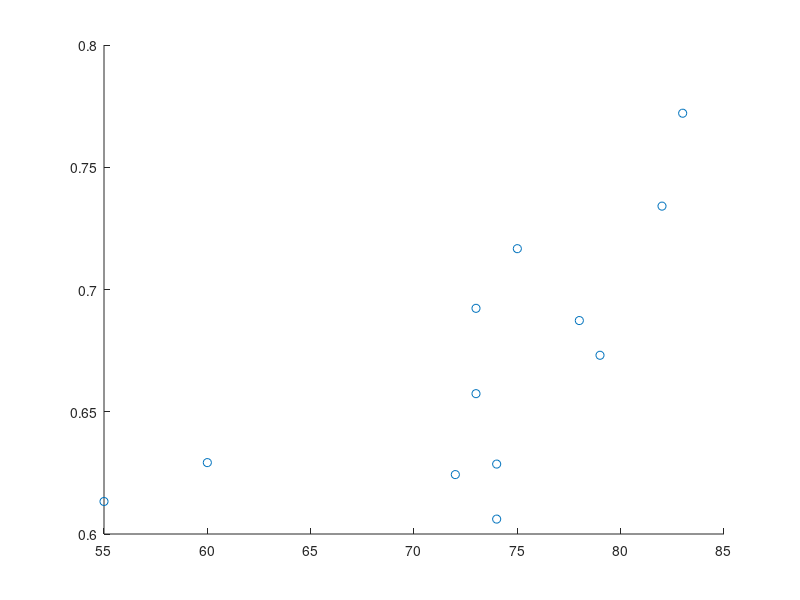

MATLAB code for this plot: (Note: this script raises an error after producing the figure.)
Age = [82,74,83,73,60,74,72,55,75,73,79,78];
RI = [0.7341,0.6061,0.7721,0.6923,0.6292,0.6286,0.6243,0.6133,0.7167,0.6574,0.6731,0.6873];
PI = [1.2705,0.9247,1.4486,1.1468,1.0131,0.9742,1.008,0.993,1.3177,1.1247,1.0942,1.1418];
[R,P,RL,RU] = corrcoef(Age,RI);
[R2,P2,RL2,RU2] = corrcoef(Age,PI);
figure
scatter(Age,RI)
hold on
l = lsline ;
set(l,'LineWidth',2)
title('Age-RI')
xlabel('Age')
ylabel('RI')
dim = [.18 .55 .3 .3];
str = 'r = 0.6921, p value = 0.0126';
annotation('textbox',dim,'String',str,'FitBoxToText','on');
% str=sprintf('r= %1.2f',R(1,2));
% T = text(min(get(gca, 'xlim')), max(get(gca, 'ylim')), str); 
% set(T, 'fontsize', 14, 'verticalalignment', 'top', 'horizontalalignment', 'left');

figure
scatter(Age,PI)
hold on
l = lsline ;
set(l,'LineWidth',2)
title('Age-PI')
xlabel('Age')
ylabel('PI')
str2 = 'r = 0.5948, p value = 0.0413';
annotation('textbox',dim,'String',str2,'FitBoxToText','on');
